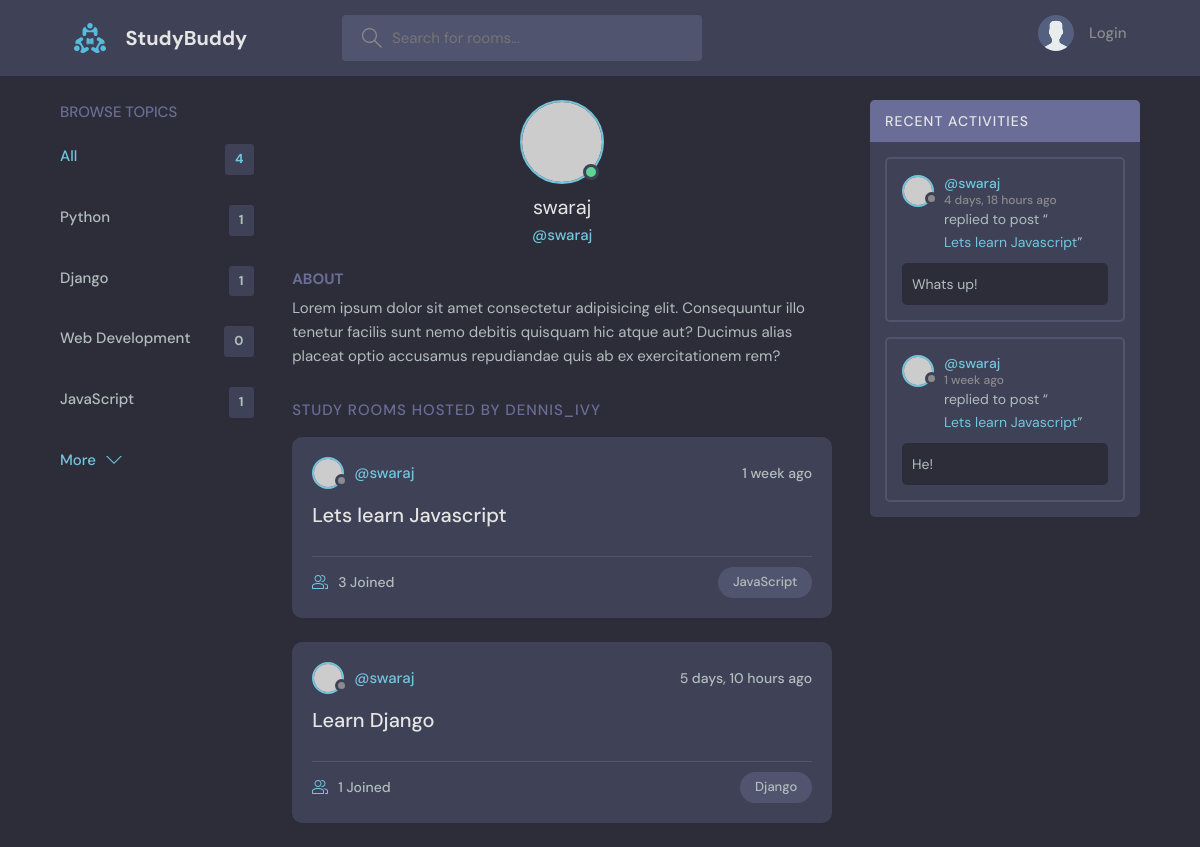
Page /profile/1/ on the committed database.
### base/models.py (models this page shows, shortened)
class Topic(models.Model):
    name = models.CharField(max_length = 200)

class Room(models.Model):
    host = models.ForeignKey(User, on_delete = models.SET_NULL, null = True)
    topic = models.ForeignKey(Topic, on_delete = models.SET_NULL, null = True)
    name = models.CharField(max_length = 200)
    description = models.TextField(null = True)
    participants = models.ManyToManyField(User, related_name='participants', blank = True)
    updated = models.DateTimeField(auto_now = True)
    created = models.DateTimeField(auto_now_add = True)
    class Meta:
        ordering = ['-updated', '-created']
    def __str__(self):
        return self.name

class Message(models.Model):
    user = models.ForeignKey(User, on_delete = models.CASCADE)
    room = models.ForeignKey(Room, on_delete = models.CASCADE)
    body = models.TextField()
    updated = models.DateTimeField(auto_now = True)
    created = models.DateTimeField(auto_now_add = True)
    class Meta:
        ordering = ['-updated', '-created']

### base/views.py (the view)
# urls.py: path('profile/<str:pk>/', views.userprofile, name = 'userprofile'),
def userprofile(request, pk):
    user = User.objects.get(id = pk)
    rooms = user.room_set.all()
    messages = user.message_set.all()
    topics = Topic.objects.all()
    context = {'user':user, 'rooms':rooms, 'room_messages':messages, 'topics' : topics}
    return render(request, 'base/profile.html', context)

### base/templates/base/profile.html (shortened to what this page needs)
{% extends 'main.html' %}
{% block content %}
  <main class="profile-page layout layout--3">
    <div class="container">
      {% include 'base/topics_component.html'%}
      <div class="roomList">
        <div class="profile">
          <div class="profile__avatar">
            <div class="avatar avatar--large active">
              <img src="https://randomuser.me/api/portraits/men/11.jpg" />
            </div>
          </div>
          <div class="profile__info">
            <h3>{{user.username}}</h3>
            <p>@{{user.username}}</p>
          </div>
          <div class="profile__about">
            <h3>About</h3>
            <p>
              Lorem ipsum dolor sit amet consectetur adipisicing elit. Consequuntur illo tenetur
              facilis sunt nemo debitis quisquam hic atque aut? Ducimus alias placeat optio
              accusamus repudiandae quis ab ex exercitationem rem?
            </p>
          </div>
        </div>
        <div class="roomList__header">
          <div>
            <h2>Study Rooms Hosted by dennis_ivy</a>
            </h2>
          </div>
        </div>
        {% include 'base/feed_component.html'%}
      </div>
      {% include 'base/activity_component.html'%}
    </div>
  </main>
{% endblock content%}

### templates/main.html (shortened to what this page needs)
<!DOCTYPE html>
{% load static %}
<html lang="en">
  <head>
    <link rel="stylesheet" href="{% static 'style/style.css' %}" />
  </head>
  <body>
    {% include 'navbar.html'%}
    {% block content %}
    {% endblock content %}
  </body>
</html>

### templates/navbar.html (shortened to what this page needs)
{% load static %}
<header class="header header--loggedIn">
    <div class="container">
      <a href="{% url 'home' %}" class="header__logo">
        <img src="{% static 'images/logo.svg' %}" />
        <h1>StudyBuddy</h1>
      </a>
      <form class="header__search" method = "GET" action = "{% url 'home' %}">
        <label>
          <input name = 'q' placeholder="Search for rooms..." />
        </label>
      </form>
      <nav class="header__menu">
        {% if request.user.is_authenticated%}
        <div class="header__user">
          <a href="{% url 'updateuser' %}">
            <div class="avatar avatar--medium active">
              <img src="https://randomuser.me/api/portraits/men/37.jpg" />
            </div>
            <p>{{request.user.username}}<span>@{{request.user.username}}</span></p>
          </a>
          <button class="dropdown-button">
            <svg version="1.1" xmlns="http://www.w3.org/2000/svg" width="32" height="32" viewBox="0 0 32 32">
              <title>chevron-down</title>
              <path d="M16 21l-13-13h-3l16 16 16-16h-3l-13 13z"></path>
            </svg>
          </button>
        </div>
        {%else%}
        <a href="{% url 'login' %}">
          <img src="{% static 'images/avatar.svg' %}" />
          <p>Login</p>
        </a>
        {%endif%}
      </nav>
    </div>
  </header>

### base/templates/base/topics_component.html
<div class="topics">
    <div class="topics__header">
      <h2>Browse Topics</h2>
    </div>
    <ul class="topics__list">
      <li>
        <a href="{% url 'home' %}" class="active">All <span>{{topics.count}}</span></a>
      </li>
      {% for topic in topics%}
      <li>
        <a href="{% url 'home' %}?q={{topic.name}}">{{topic.name}}<span>{{topic.room_set.all.count}}</span></a>
      </li>
      {%endfor%}
    </ul>
    <a class="btn btn--link" href="{% url 'topics'%}">
      More
      <svg version="1.1" xmlns="http://www.w3.org/2000/svg" width="32" height="32" viewBox="0 0 32 32">
        <title>chevron-down</title>
        <path d="M16 21l-13-13h-3l16 16 16-16h-3l-13 13z"></path>
      </svg>
    </a>
  </div>

### base/templates/base/feed_component.html (shortened to what this page needs)
{% for room in rooms %}
<div class="roomListRoom">
    <div class="roomListRoom__header">
      <a href="{% url 'userprofile' room.host.id %}" class="roomListRoom__author">
        <div class="avatar avatar--small">
          <img src="https://randomuser.me/api/portraits/women/11.jpg" />
        </div>
        <span>@{{room.host.username}}</span>
      </a>
      <div class="roomListRoom__actions">
        <span>{{room.created|timesince}} ago</span>
      </div>
    </div>
    <div class="roomListRoom__content">
      <a href="{% url 'room' room.id %}">{{room.name}}</a>
    </div>
    <div class="roomListRoom__meta">
      <a href="{% url 'room' room.id %}" class="roomListRoom__joined">
        {{room.participants.all.count}} Joined
      </a>
      <p class="roomListRoom__topic">{{room.topic.name}}</p>
    </div>
  </div>
{% endfor %}

### base/templates/base/activity_component.html (shortened to what this page needs)
<div class="activities">
    <div class="activities__header">
      <h2>Recent Activities</h2>
    </div>
    {% for message in room_messages%}
    <div class="activities__box">
      <div class="activities__boxHeader roomListRoom__header">
        <a href="{% url 'userprofile' message.user.id %}" class="roomListRoom__author">
          <div class="avatar avatar--small">
            <img src="https://randomuser.me/api/portraits/women/11.jpg" />
          </div>
          <p>
            @{{message.user}}
            <span>{{message.created|timesince}} ago</span>
          </p>
        </a>
      </div>
      <div class="activities__boxContent">
        <p>replied to post “<a href="{% url 'room' message.room.id %}">{{message.room}}</a>”</p>
        <div class="activities__boxRoomContent">
          {{message.body}}
        </div>
      </div>
    </div>
    {% endfor %}
  </div>

### rows in the picture
Topic: name "Python", room_set.all.count "1"
Topic: name "Django", room_set.all.count "1"
Topic: name "Web Development", room_set.all.count "0"
Topic: name "JavaScript", room_set.all.count "1"
Room: host.username "swaraj", created "1 week", name "Lets learn Javascript", participants.all.count "3", topic.name "JavaScript"
Room: host.username "swaraj", created "5 days, 10 hours", name "Learn Django", participants.all.count "1", topic.name "Django"
Message: user "swaraj", created "4 days, 18 hours", room "Lets learn Javascript", body "Whats up!"
Message: user "swaraj", created "1 week", room "Lets learn Javascript", body "He!"

### other values in the picture
{{ topics.count }} "4"
{{ user.username }} "swaraj"
